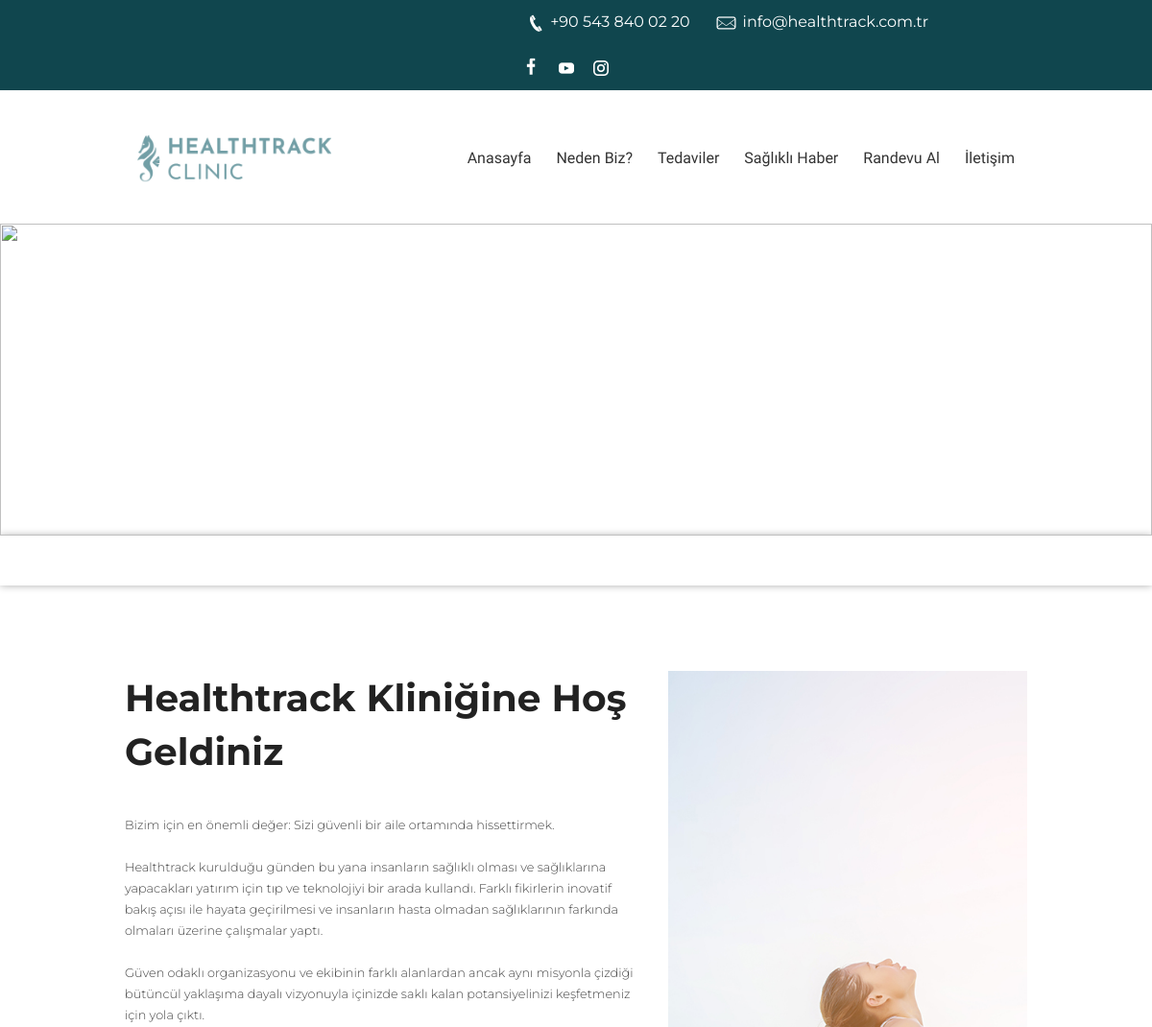
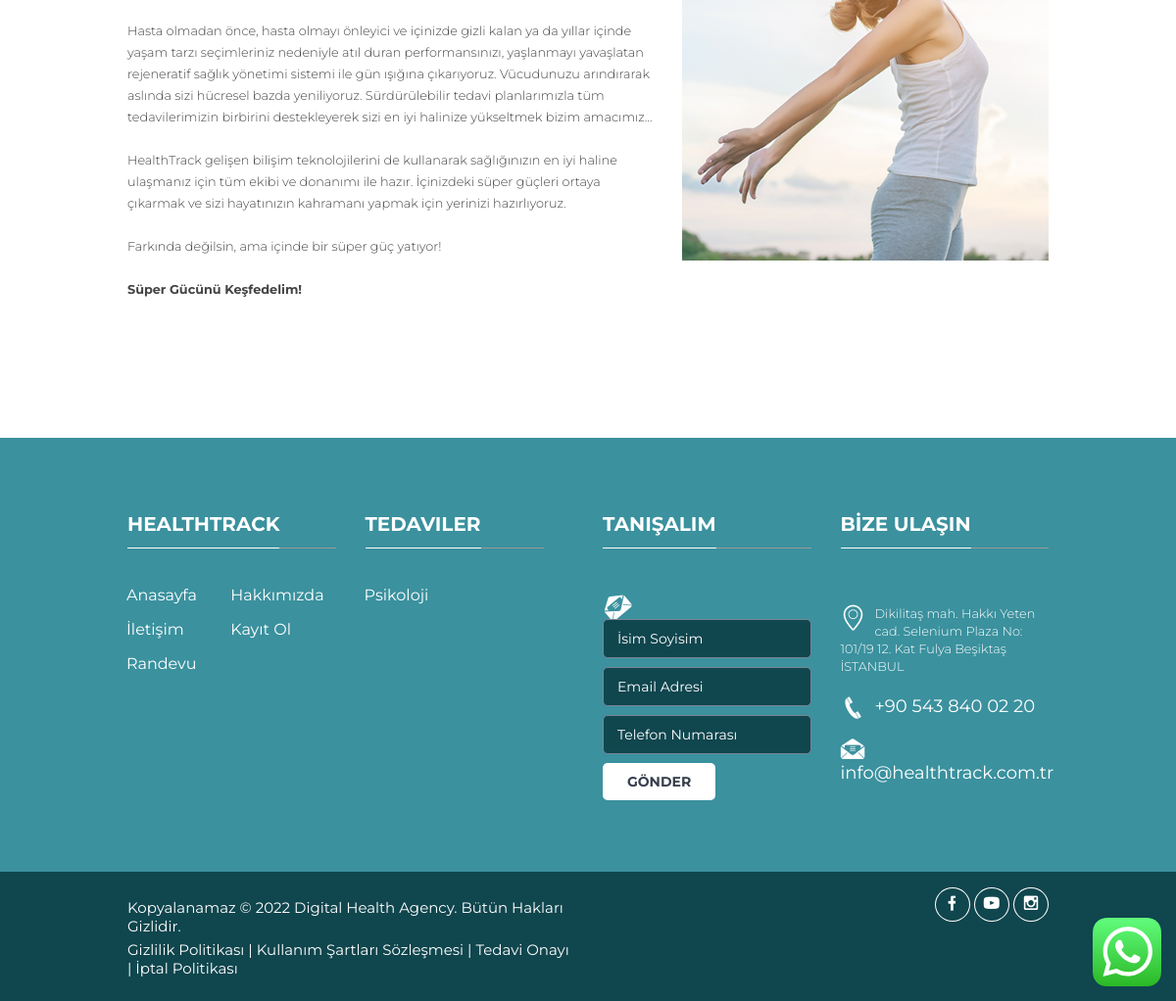
Page /hakkimizda.php on the committed database (2 pictures, top to bottom).
### tables this page shows
CREATE TABLE `contact` (
  `contact_id` int(11) NOT NULL,
  `contact_type` varchar(255) NOT NULL,
  `contact_content` text NOT NULL,
  `contact_icon` varchar(255) NOT NULL,
  `contact_isDefault` tinyint(1) NOT NULL DEFAULT 0
);

CREATE TABLE `general_translations` (
  `id` int(11) NOT NULL,
  `title` text NOT NULL,
  `description` mediumtext NOT NULL,
  `general_id` int(11) NOT NULL DEFAULT 0,
  `language_code` char(2) NOT NULL
);

CREATE TABLE `treatments_translation` (
  `id` int(11) NOT NULL,
  `name` mediumtext NOT NULL,
  `short_content` text NOT NULL,
  `content` longtext NOT NULL,
  `url` mediumtext NOT NULL,
  `treatment_id` int(11) NOT NULL DEFAULT 0,
  `language_code` char(2) NOT NULL
);

### utility/api/get-contact-main-information.php (called while the page is built)
<?php
$query = $vt->prepare("SELECT * FROM contact WHERE contact_isDefault = 1 AND contact_type = 'Telefon'");
$query->execute();
$contactMainPhone = $query->fetch();
$query = $vt->prepare("SELECT * FROM contact WHERE contact_isDefault = 1 AND contact_type = 'E-posta'");
$query->execute();
$contactMainEmail = $query->fetch();
$query = $vt->prepare("SELECT * FROM contact WHERE contact_isDefault = 1 AND contact_type = 'Adres'");
$query->execute();
$contactMainAddress = $query->fetch();

### config.php (called while the page is built, shortened)
<?php
$selectedLang = $_SESSION['lang'];

### utility/api/get-about-us.php (called while the page is built)
<?php
$query = $vt->prepare("SELECT g.*, gt.title, gt.description
                      FROM general g
                      INNER JOIN general_translations gt ON g.general_id = gt.general_id
                      WHERE gt.language_code = '$selectedLang'
                      AND g.general_content_id = 'about-us'
                      ");
$query->execute();
$generalInfoAboutUs = $query->fetch();

### utility/api/get-treatments.php (called while the page is built, shortened)
<?php
$treatmentsQuery = $vt->prepare("SELECT t.*, tt.name, tt.content, tt.url, tt.short_content
                              FROM treatments t
                              INNER JOIN treatments_translation tt ON t.treatment_id = tt.treatment_id
                              WHERE tt.language_code = '$selectedLang'
                              ORDER BY tt.name ASC
                              ");
$treatmentsQuery->execute();
$treatmentsResult = $treatmentsQuery->fetchAll(PDO::FETCH_OBJ);

### hakkimizda.php (the view, shortened to what this page needs)
<?php
include 'utility/header.php';
require_once 'utility/api/get-about-us.php';
?>
<div class="sub-banner">
	<img class="banner-img" src="images/banner/3.png" alt="">
	<div class="detail">
	</div>
</div>
<div class="content ">
	<div class="welcome-three">
		<div class="container">
			<div class="row">
				<div class="col-md-7">
					<div class="main-title">
						<h2><?= $generalInfoAboutUs["title"] ?></h2> <br><br>
						<?= $generalInfoAboutUs["description"] ?>
					</div>
				</div>
				<div class="col-md-5">
					<img src="images/hakkimizda-ana.jpg" alt="">
				</div>
			</div>
		</div>
	</div>
</div>
<?php include 'utility/footer.php' ?>

### utility/header.php (shortened to what this page needs)
<?php
include "database/connection.php";
include "config.php";
include 'utility/api/get-contact-main-information.php';
include 'utility/api/get-treatments.php';
?>
<!DOCTYPE html>
<html>
<head>
  <link href="css/medical-guide.css" rel="stylesheet" type="text/css" />
  <link href="fonts/medical-guide-icons.css" rel="stylesheet" type="text/css" />
  <link href="css/default-color.css" rel="stylesheet" id="color" type="text/css" />
  <link href="css/bootstrap.css" rel="stylesheet" type="text/css" />
  <link href="css/dropmenu.css" rel="stylesheet" type="text/css" />
  <link href="css/sticky-header.css" rel="stylesheet" type="text/css" />
  <link href="css/style.css" rel="stylesheet" type="text/css" />
  <link href="css/settings.css" rel="stylesheet" type="text/css" />
  <link href="css/extralayers.css" rel="stylesheet" type="text/css" />
  <link href="css/accordion.css" rel="stylesheet" type="text/css" />
  <link href="css/tabs.css" rel="stylesheet" type="text/css" />
  <link href="css/owl.carousel.css" rel="stylesheet" type="text/css" />
  <link rel="stylesheet" type="text/css" href="css/cubeportfolio.min.css">
  <link rel="stylesheet" type="text/css" href="css/jquery.mmenu.all.css" />
  <link rel="stylesheet" type="text/css" href="css/demo.css" />
  <link href="css/loader.css" rel="stylesheet" type="text/css" />
</head>
<body>
  <div id="wrap">
    <div class="top-bar">
      <div class="container">
        <div class="row">
          <div class="col-md-7">
            <div class="get-touch">
              <ul>
                <li>
                  <a href="tel:05438400220"><i class="icon-phone4"></i><?= $contactMainPhone["contact_content"] ?></a>
                </li>
                <li>
                  <a href="mailto:<?= $contactMainEmail["contact_content"] ?>"><i class="icon-mail"></i> <?= $contactMainEmail["contact_content"] ?></a>
                </li>
              </ul>
              <ul class="social-icons">
                <li>
                  <a href="#." class="fb"><i class="icon-euro"></i> </a>
                </li>
                <li>
                  <a href="#." class="tw"><img src="images/youtube.png" alt=""> </a>
                </li>
                <li>
                  <a href="#." class="gp"><img src="images/instagram.png" alt=""></i>
                  </a>
                </li>
              </ul>
            </div>
          </div>
        </div>
      </div>
    </div>
    <header class="header">
      <div class="container">
        <div class="row">
          <div class="col-md-3">
            <a href="index.php" class="logo"><img style="position: relative;
    top: 50%;
    transform: translateY(-0%);" src="images/logo-4.png" alt="" /></a>
          </div>
          <div class="col-md-9">
            <nav class="menu-2">
              <ul class="nav wtf-menu">
                <li class="item-select parent"><a href="index.php">Anasayfa</a></li>
                <li class="parent">
                  <a href="neden-biz.php">Neden Biz?</a>
                </li>
                <li class="parent">
                  <a href="tedaviler.php">Tedaviler</a>
                </li>
                <li class="parent"><a href="saglikli-haber.php">Sağlıklı Haber</a></li>
                <li class="parent"><a href="#">Randevu Al</a></li>
                <li><a href="iletisim.php">İletişim</a></li>
              </ul>
            </nav>
          </div>
        </div>
      </div>
    </header>
    <div style="display: flex;justify-content: center;align-items: center;position: fixed;bottom: 15px;right: 15px;z-index: 999999;-webkit-animation: pulse 1.25s infinite cubic-bezier(0.66, 0, 0, 1);-moz-animation: pulse 1.25s infinite cubic-bezier(0.66, 0, 0, 1);-ms-animation: pulse 1.25s infinite cubic-bezier(0.66, 0, 0, 1);animation: pulse 1.25s infinite cubic-bezier(0.66, 0, 0, 1);">
      <a target="_blank" href="https://api.whatsapp.com/send?phone=908508400220&amp;text=Hi!"></a>
    </div>

### utility/footer.php (shortened to what this page needs)
<footer class="footer" id="footer">
  <div class="container">
    <div class="main-footer">
      <div class="row">
        <div class="col-md-3">
          <div class="useful-links">
            <div class="title">
              <h5>HEALTHTRACK</h5>
            </div>
            <div class="detail">
              <ul>
                <li><a href="index.php">Anasayfa</a></li>
                <li><a href="hakkimizda.php">Hakkımızda</a></li>
                <li><a href="iletisim.php">İletişim</a></li>
                <li><a href="uye-ol.php">Kayıt Ol</a></li>
                <li><a href="randevu.php">Randevu</a></li>
              </ul>
            </div>
          </div>
        </div>
        <div class="col-md-3">
          <div class="useful-links">
            <div class="title">
              <h5>Tedaviler</h5>
            </div>
            <div class="detail">
              <ul>
                <?php foreach ($treatmentsResult as $singleTreatment) { ?>
                  <li>
                    <a href="tedavi-detay.php?url=<?= $singleTreatment->url ?>"><?= $singleTreatment->name ?></a>
                  </li>
                <?php  } ?>
              </ul>
            </div>
          </div>
        </div>
        <div class="col-md-3">
          <div class="newsletter">
            <div class="title">
              <h5>TANIŞALIM</h5>
            </div>
            <div class="detail">
              <div class="signup-text">
                <i class="icon-dollar"></i>
              </div>
              <div class="form">
                <form name="subscribe_form" id="subscribe_form" method="post" action="#" onSubmit="return false">
                  <input type="text" data-delay="300" placeholder="İsim Soyisim" name="subscribe_name" id="subscribe_name" onKeyPress="removeChecks();" class="input" />
                  <input type="text" data-delay="300" placeholder="Email Adresi" name="subscribe_email" id="subscribe_email" onKeyPress="removeChecks();" class="input" />
                  <input type="text" data-delay="300" placeholder="Telefon Numarası" name="subscribe_phone" id="subscribe_phone" onKeyPress="removeChecks();" class="input" />
                  <input name="Subscribe" type="submit" value="GÖNDER" onClick="validateSubscription();" />
                </form>
              </div>
            </div>
          </div>
        </div>
        <div class="col-md-3">
          <div class="get-touch">
            <div class="title">
              <h5>BİZE ULAŞIN</h5>
            </div>
            <div class="detail">
              <div class="get-touch">
                <ul>
                  <li>
                    <i class="icon-location"></i>
                    <p style="color: white; line-height:18px;"><?= $contactMainAddress["contact_content"] ?>
                    </p>
                  </li>
                  <li>
                    <i class="icon-phone4"></i>
                    <a href="tel:<?= $contactMainPhone["contact_content"] ?>"><?= $contactMainPhone["contact_content"] ?></a>
                  </li>
                  <li>
                    <a href="#."><i class="icon-dollar"></i>
                      <a href="mailto:<?= $contactMainEmail["contact_content"] ?>"><?= $contactMainEmail["contact_content"] ?></a></a>
                  </li>
                </ul>
              </div>
            </div>
          </div>
        </div>
      </div>
    </div>
  </div>
  <div class="footer-bottom">
    <div class="container">
      <div class="row">
        <div class="col-md-6">
          <span class="copyrights">Kopyalanamaz &copy; 2022 Digital Health Agency. Bütün Hakları Gizlidir.
            <div style="padding-top: 5px;"> <a href="#">Gizlilik Politikası</a> | <a href="#">Kullanım Şartları Sözleşmesi</a> | <a href="#">Tedavi Onayı</a> | <a href="#">İptal Politikası</a></div>
          </span>
        </div>
        <div class="col-md-6">
          <div class="social-icons">
            <a href="#." class="fb"><i class="icon-euro"></i></a>
            <a href="#." class="tw"><i class="icon-youtube"></i></a>
            <a href="#." class="gp"><i class="icon-instagram"></i></a>
          </div>
        </div>
      </div>
    </div>
  </div>
</footer>
</div>
</body>
</html>

### css/default-color.css (style rules this page uses)
.header .nav li.item-select { background: white; }

### css/dropmenu.css (style rules this page uses)
ul.wtf-menu li { display: block; position: relative; }
ul.wtf-menu li.parent { z-index:7000; }

### css/sticky-header.css (style rules this page uses)
header { min-height: 108px; background: #fff; z-index: 6667; position: relative; // set animation -webkit-transition: all 0.4s ease; transition: all 0.4s ease; }

### css/accordion.css (style rules this page uses)
.input { position: relative; z-index: 1; display: inline-block; width: 31%; margin: 0 35px 16px 0; vertical-align: top; }

### css/tabs.css (style rules this page uses)
article, aside, figcaption, figure, footer, header, hgroup, nav, section { display: block; }

### rows in the picture
contact: contact_content "+90 543 840 02 20"
contact: contact_content "info@healthtrack.com.tr"
general_translations: title "Healthtrack Kliniğine Hoş Geldiniz", description "Bizim için en önemli değer: Sizi güvenli bir aile ortamında hissettirmek. Healthtrack kurulduğu günden bu yana insanların sağlıklı olması ve sağlıklarına yapacakları yatırım için tıp ve teknolojiyi bir arada kullandı. Farklı fikirlerin inovatif bakış açısı ile hayata geçirilmesi ve insanların hasta olmadan sağlıklarının farkında olmaları üzerine çalışmalar yaptı. Güven odaklı organizasyonu ve ekibinin farklı alanlardan ancak aynı misyonla çizdiği bütüncül yaklaşıma dayalı vizyonuyla içinizde saklı kalan potansiyelinizi keşfetmeniz için yola çıktı. Hasta olmadan önce, hasta olmayı önleyici ve içinizde gizli kalan ya da yıllar içinde yaşam tarzı seçimleriniz nedeniyle atıl duran…"
treatments_translation: name "Psikoloji"
contact: contact_content "Dikilitaş mah. Hakkı Yeten cad. Selenium Plaza No: 101/19 12. Kat Fulya Beşiktaş İSTANBUL"
